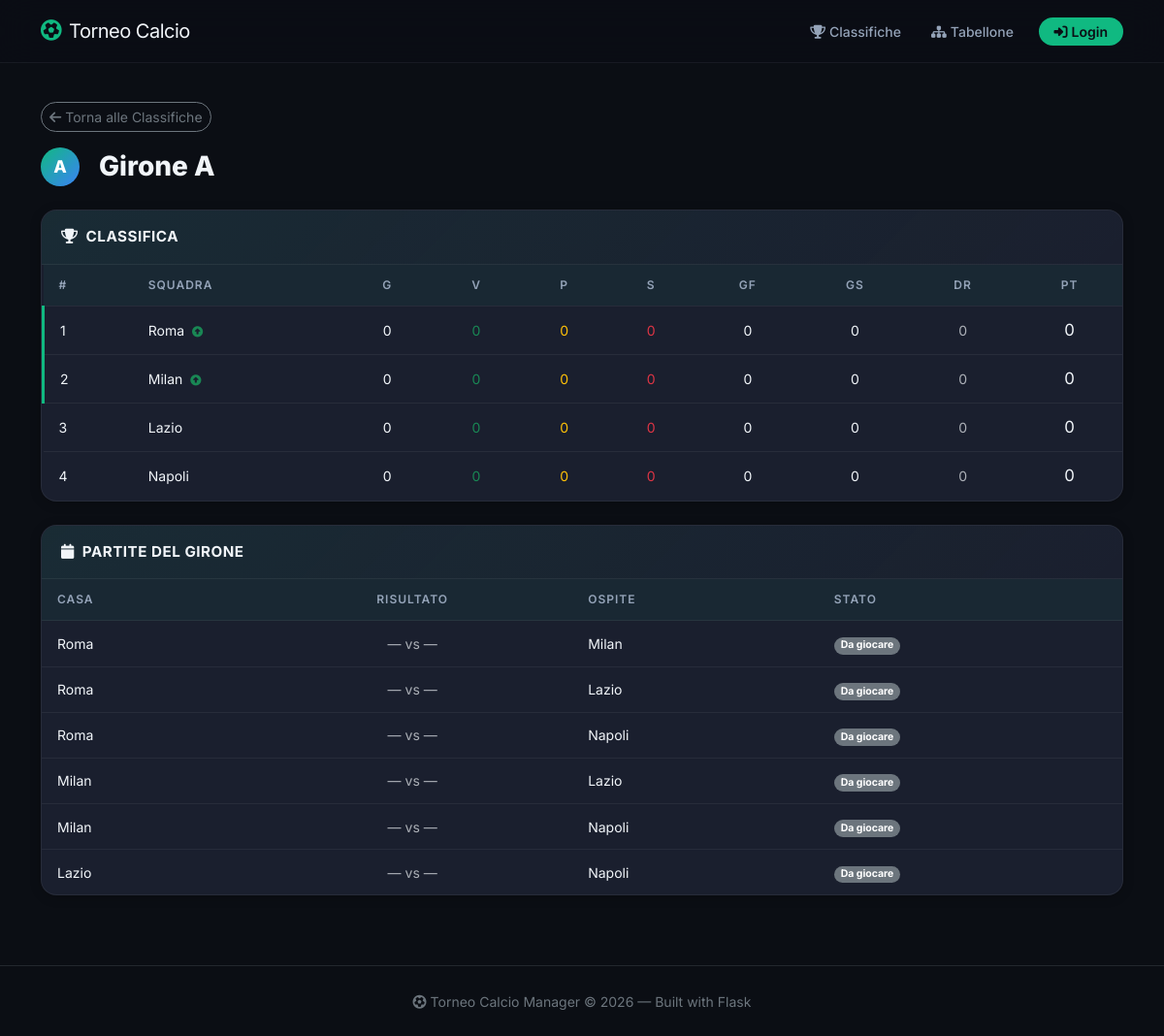
The page /group/A on the database its author committed.
### app/models.py (models this page shows, shortened)
class Team(db.Model):
    __tablename__ = 'teams'
    id = db.Column(db.Integer, primary_key=True)
    name = db.Column(db.String(100), unique=True, nullable=False)
    group = db.Column(db.String(1), nullable=False)  # A | B | C | D
    logo_url = db.Column(db.String(256), default='')
    roster = db.relationship('RosterPlayer', backref='team', lazy='dynamic', cascade='all, delete-orphan')

class Match(db.Model):
    __tablename__ = 'matches'
    id = db.Column(db.Integer, primary_key=True)
    home_team_id = db.Column(db.Integer, db.ForeignKey('teams.id'), nullable=False)
    away_team_id = db.Column(db.Integer, db.ForeignKey('teams.id'), nullable=False)
    home_score = db.Column(db.Integer, nullable=True, default=0)
    away_score = db.Column(db.Integer, nullable=True, default=0)
    phase = db.Column(db.String(20), nullable=False, default='group')  # group | quarter | semi | final
    group = db.Column(db.String(1), nullable=True)  # A-D for group phase, None for knockouts
    played = db.Column(db.Boolean, default=False)
    match_date = db.Column(db.DateTime, default=datetime.utcnow)
    man_of_match = db.Column(db.String(100), nullable=True)  # MVP name
    home_team = db.relationship('Team', foreign_keys=[home_team_id], backref='home_matches')
    away_team = db.relationship('Team', foreign_keys=[away_team_id], backref='away_matches')
    goals = db.relationship('Goal', backref='match', lazy='dynamic', cascade='all, delete-orphan',
                            order_by='Goal.minute')

### app/blueprints/main/routes.py (the view)
@main_bp.route('/group/<group>')
def group_detail(group):
    if group not in ('A', 'B', 'C', 'D'):
        return render_template('public/standings.html', groups={}), 404
    standings = get_standings(group)
    matches = Match.query.filter_by(group=group, phase='group')\
                   .order_by(Match.id).all()
    return render_template(
        'public/group_detail.html',
        group=group,
        standings=standings,
        matches=matches,
    )

### app/blueprints/main/routes.py (called while the page is built, shortened)
def get_standings(group):
    teams = Team.query.filter_by(group=group).all()
    matches = Match.query.filter_by(group=group, phase='group', played=True).all()
    stats = {}
    for t in teams:
        stats[t.id] = {
            'team': t,
            'played': 0,
            'wins': 0,
            'draws': 0,
            'losses': 0,
            'gf': 0,   # goals for
            'ga': 0,   # goals against
            'gd': 0,   # goal difference
            'pts': 0,
        }
    for s in stats.values():
        s['gd'] = s['gf'] - s['ga']
    table = list(stats.values())
    table = _sort_with_h2h(table, matches)
    return table

def _sort_with_h2h(table, matches):
    table.sort(key=lambda s: (s['pts'], s['gd'], s['gf']), reverse=True)
    result = []
    i = 0
    while i < len(table):
        j = i
        while j < len(table) and table[j]['pts'] == table[i]['pts']:
            j += 1
        tied = table[i:j]
        if len(tied) > 1:
            tied = _resolve_h2h(tied, matches)
        result.extend(tied)
        i = j
    return result

def _resolve_h2h(tied_teams, all_matches):
    tied_ids = {t['team'].id for t in tied_teams}
    h2h = {tid: {'pts': 0, 'gd': 0} for tid in tied_ids}
    tied_teams.sort(
        key=lambda s: (
            h2h[s['team'].id]['pts'],
            h2h[s['team'].id]['gd'],
            s['gd'],
            s['gf'],
        ),
        reverse=True,
    )
    return tied_teams

### app/templates/public/group_detail.html (shortened to what this page needs)
{% extends 'base.html' %}
{% block content %}
<a href="{{ url_for('main.index') }}" class="btn btn-sm btn-outline-secondary rounded-pill mb-3">
    <i class="fa-solid fa-arrow-left me-1"></i>Torna alle Classifiche
</a>
<h2 class="section-title">
    <span class="group-badge me-2" style="width:40px;height:40px;font-size:1.1rem;">{{ group }}</span>
    Girone {{ group }}
</h2>
<div class="card-premium mb-4 fade-in-up">
    <div class="card-header"><i class="fa-solid fa-trophy me-2"></i>Classifica</div>
    <div class="card-body p-0">
        <div class="table-responsive-premium">
            <table class="table table-premium mb-0">
                <thead>
                    <tr>
                        <th>#</th>
                        <th>Squadra</th>
                        <th class="text-center">G</th>
                        <th class="text-center">V</th>
                        <th class="text-center">P</th>
                        <th class="text-center">S</th>
                        <th class="text-center">GF</th>
                        <th class="text-center">GS</th>
                        <th class="text-center">DR</th>
                        <th class="text-center fw-700">Pt</th>
                    </tr>
                </thead>
                <tbody>
                    {% for s in standings %}
                    <tr class="{{ 'row-qualify' if loop.index <= 2 else '' }}">
                        <td class="fw-700">{{ loop.index }}</td>
                        <td class="fw-600">
                            {{ s.team.name }}
                            {% if loop.index <= 2 %} <i class="fa-solid fa-circle-up text-success ms-1"
                                style="font-size:0.7rem;" title="Qualificata"></i>
                                {% endif %}
                        </td>
                        <td class="text-center">{{ s.played }}</td>
                        <td class="text-center text-success">{{ s.wins }}</td>
                        <td class="text-center text-warning">{{ s.draws }}</td>
                        <td class="text-center text-danger">{{ s.losses }}</td>
                        <td class="text-center">{{ s.gf }}</td>
                        <td class="text-center">{{ s.ga }}</td>
                        <td class="text-center">
                            {% if s.gd > 0 %}<span class="text-success">+{{ s.gd }}</span>
                            {% elif s.gd < 0 %}<span class="text-danger">{{ s.gd }}</span>
                                {% else %}<span class="text-muted">0</span>{% endif %}
                        </td>
                        <td class="text-center"><span class="fw-800" style="font-size:1.05rem;">{{ s.pts }}</span></td>
                    </tr>
                    {% endfor %}
                </tbody>
            </table>
        </div>
    </div>
</div>
<div class="card-premium fade-in-up">
    <div class="card-header"><i class="fa-solid fa-calendar me-2"></i>Partite del Girone</div>
    <div class="card-body p-0">
        <div class="table-responsive-premium">
            <table class="table table-premium mb-0">
                <thead>
                    <tr>
                        <th>Casa</th>
                        <th class="text-center">Risultato</th>
                        <th>Ospite</th>
                        <th>Stato</th>
                    </tr>
                </thead>
                <tbody>
                    {% for match in matches %}
                    <tr onclick="window.location='{{ url_for('main.match_detail_public', match_id=match.id) }}';"
                        style="cursor:pointer;" title="Clicca per dettaglio">
                        <td class="fw-600">{{ match.home_team.name }}</td>
                        <td class="text-center">
                            {% if match.played %}
                            <span class="fw-800">{{ match.home_score }} - {{ match.away_score }}</span>
                            {% else %}
                            <span class="text-muted">— vs —</span>
                            {% endif %}
                        </td>
                        <td class="fw-600">{{ match.away_team.name }}</td>
                        <td>
                            {% if match.played %}
                            <span class="badge bg-success rounded-pill"><i
                                    class="fa-solid fa-check me-1"></i>Giocata</span>
                            {% else %}
                            <span class="badge bg-secondary rounded-pill">Da giocare</span>
                            {% endif %}
                        </td>
                    </tr>
                    {% endfor %}
                </tbody>
            </table>
        </div>
    </div>
</div>
{% endblock %}

### app/static/style.css (style rules this page uses)
:root { --bg-primary: #0b0e14; --bg-secondary: #111827; --bg-card: #1a1f2e; --bg-card-hover: #232a3d; --border-subtle: rgba(255, 255, 255, 0.06); --accent: #10b981; --accent-glow: rgba(16, 185, 129, 0.25); --accent-hover: #34d399; --danger: #ef4444; --warning: #f59e0b; --info: #3b82f6; --text-primary: #f1f5f9; --text-secondary: #94a3b8; --text-muted: #64748b; --navbar-bg: rgba(11, 14, 20, 0.85); --radius: 1rem; --radius-sm: 0.625rem; --shadow: 0 4px 24px rgba(0, 0, 0, 0.35); --shadow-sm: 0 2px 12px rgba(0, 0, 0, 0.2); --shadow-accent: 0 4px 20px var(--accent-glow); }
body { font-family: 'Inter', sans-serif; background: var(--bg-primary); color: var(--text-primary); min-height: 100vh; }
.card-premium { background: var(--bg-card); border: 1px solid var(--border-subtle); border-radius: var(--radius); box-shadow: var(--shadow-sm); transition: transform 0.25s, box-shadow 0.25s; overflow: hidden; }
.card-premium .card-header { background: linear-gradient(135deg, rgba(16, 185, 129, 0.08), transparent); border-bottom: 1px solid var(--border-subtle); font-weight: 700; font-size: 0.95rem; letter-spacing: 0.5px; text-transform: uppercase; padding: 1rem 1.25rem; }
.card-premium .card-body { padding: 1.25rem; }
.table-premium { --bs-table-bg: transparent; --bs-table-color: var(--text-primary); font-size: 0.875rem; margin-bottom: 0; }
.table-premium thead th { background: rgba(16, 185, 129, 0.06); color: var(--text-secondary); font-weight: 600; font-size: 0.75rem; text-transform: uppercase; letter-spacing: 1px; border-bottom: 1px solid var(--border-subtle); padding: 0.75rem 1rem; white-space: nowrap; }
.table-premium tbody td { padding: 0.75rem 1rem; border-bottom: 1px solid var(--border-subtle); vertical-align: middle; }
.table-premium tbody tr { transition: background 0.15s; }
.table-premium tbody tr:last-child td { border-bottom: none; }
.row-qualify td:first-child { border-left: 3px solid var(--accent); }
.section-title { font-weight: 800; font-size: 1.75rem; margin-bottom: 1.5rem; display: flex; align-items: center; gap: 0.75rem; }
.group-badge { display: inline-flex; align-items: center; justify-content: center; width: 36px; height: 36px; border-radius: 50%; background: linear-gradient(135deg, var(--accent), var(--info)); color: #fff; font-weight: 800; font-size: 0.95rem; }
.fade-in-up { animation: fadeInUp 0.5s ease both; }
.fade-in-up:nth-child(3) { animation-delay: 0.15s; }
.fade-in-up:nth-child(4) { animation-delay: 0.2s; }

### rows shown on the page
Team: team.name "Roma"
Team: team.name "Milan"
Team: team.name "Lazio"
Team: team.name "Napoli"
Match: home_team.name "Roma", played "— vs —", away_team.name "Milan"
Match: home_team.name "Roma", played "— vs —", away_team.name "Lazio"
Match: home_team.name "Roma", played "— vs —", away_team.name "Napoli"
Match: home_team.name "Milan", played "— vs —", away_team.name "Lazio"
Match: home_team.name "Milan", played "— vs —", away_team.name "Napoli"
Match: home_team.name "Lazio", played "— vs —", away_team.name "Napoli"

### other values the page prints
{{ group }} "A"
{{ s.played }} "0" "0" "0" "0"
{{ s.wins }} "0" "0" "0" "0"
{{ s.draws }} "0" "0" "0" "0"
{{ s.losses }} "0" "0" "0" "0"
{{ s.gf }} "0" "0" "0" "0"
{{ s.ga }} "0" "0" "0" "0"
{{ s.pts }} "0" "0" "0" "0"
